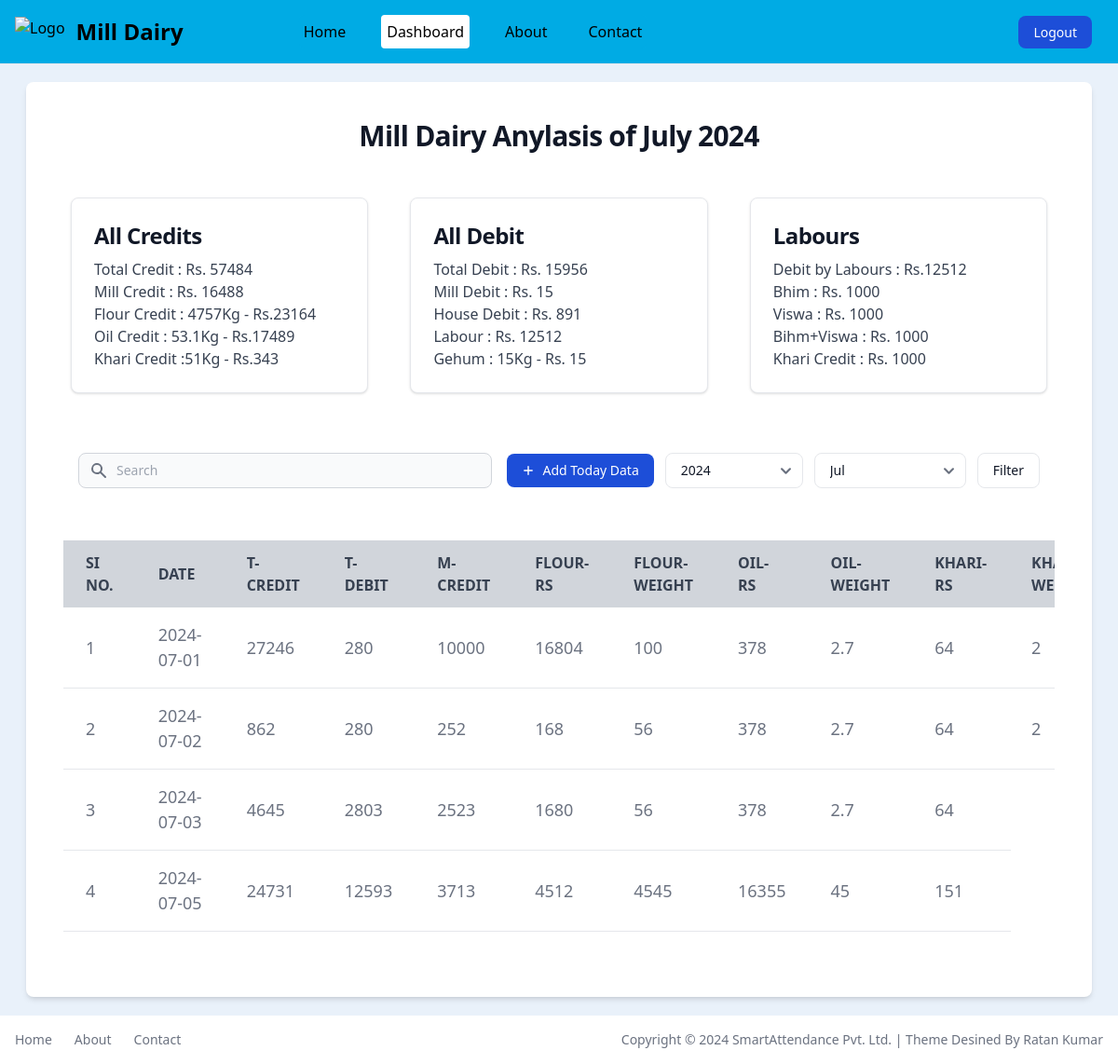
The page /dashboard (signed in) on the database its author committed.
### app.py (models this page shows, shortened)
class MillData(db.Model):
    id = db.Column(db.Integer, primary_key=True)
    user_id = db.Column(db.Integer, db.ForeignKey('user.id'), nullable=False)
    date = db.Column(db.Date, default=datetime.datetime.now)
    mill_credit = db.Column(db.Integer, nullable=False)
    flour_weight = db.Column(db.Integer, nullable=False)
    flour_rs = db.Column(db.Integer, nullable=False)
    oil_weight = db.Column(db.Integer, nullable=False)
    oil_rs = db.Column(db.Integer, nullable=False)
    khari_weight = db.Column(db.Integer, nullable=False)
    khari_rs = db.Column(db.Integer, nullable=False)
    labour_dscri = db.Column(db.String(100), nullable=False)
    labour_rs = db.Column(db.Integer, nullable=False)
    mill_debit = db.Column(db.Integer, nullable=False)
    mill_dscri = db.Column(db.String(100), nullable=False)
    home_debit = db.Column(db.Integer, nullable=False)
    home_dscri = db.Column(db.String(100), nullable=False)
    gehum_weight = db.Column(db.Integer, nullable=False)
    gehum_rs = db.Column(db.Integer, nullable=False)
    total_credit = db.Column(db.Integer, nullable=False)
    total_debit = db.Column(db.Integer, nullable=False)
    user = db.relationship('User', backref=db.backref('milldatas', lazy=True))

### app.py (the view)
@app.route('/dashboard', methods=['GET', 'POST'])
def dashboard():
    if 'email' in session:
        user = User.query.filter_by(email=session['email']).first()
        year = datetime.datetime.now().year # Give: 2024/2023..
        current_year = datetime.datetime.now().year # Give: 2024/2023..
        month = datetime.datetime.now().month # Give: 1/2/3/4/5..
        month_name = datetime.datetime.now().strftime("%B")
        if request.method == 'POST':
            year = request.form['year']
            month = request.form['month']
            year = int(year)
            month = int(month)
            month_name = datetime.datetime(year, month, 1).strftime("%B")
            mill_dairy_datas = MillData.query.filter(
            MillData.user_id == user.id,
            db.extract('year', MillData.date) == year,
            db.extract('month', MillData.date) == month
            ).all()
        else:
            mill_dairy_datas = MillData.query.filter(
            MillData.user_id == user.id,
            db.extract('year', MillData.date) == year,
            db.extract('month', MillData.date) == month
            ).all()
        total_t_credit = sum(data.total_credit for data in mill_dairy_datas)
        total_t_debit = sum(data.total_debit for data in mill_dairy_datas)
        total_m_credit = sum(data.mill_credit for data in mill_dairy_datas)
        total_flour_rs = sum(data.flour_rs for data in mill_dairy_datas)
        total_flour_weight = sum(data.flour_weight for data in mill_dairy_datas)
        total_oil_rs = sum(data.oil_rs for data in mill_dairy_datas)
        total_oil_weight = sum(data.oil_weight for data in mill_dairy_datas)
        total_khari_rs = sum(data.khari_rs for data in mill_dairy_datas)
        total_khari_weight = sum(data.khari_weight for data in mill_dairy_datas)
        total_mill_debit = sum(data.mill_debit for data in mill_dairy_datas)
        total_home_debit = sum(data.home_debit for data in mill_dairy_datas)
        total_labour_rs = sum(data.labour_rs for data in mill_dairy_datas)
        total_gehum_rs = sum(data.gehum_rs for data in mill_dairy_datas)
        total_gehum_weight = sum(data.gehum_weight for data in mill_dairy_datas)
        return render_template('dashboard.html', title='Dashboard', current_page='dashboard',
                               mill_dairy_datas=mill_dairy_datas, year=year, current_year=current_year,
                               month=month, month_name=month_name,
                               total_t_credit=total_t_credit, total_t_debit=total_t_debit,
                               total_m_credit=total_m_credit, total_flour_rs=total_flour_rs,
                               total_flour_weight=total_flour_weight, total_oil_rs=total_oil_rs,
                               total_oil_weight=total_oil_weight, total_khari_rs=total_khari_rs,
                               total_khari_weight=total_khari_weight, total_mill_debit=total_mill_debit,
                               total_home_debit=total_home_debit, total_labour_rs=total_labour_rs,
                               total_gehum_rs=total_gehum_rs, total_gehum_weight=total_gehum_weight)
    else:
        flash('You need to login first.', 'error')
        return redirect('/login')

### templates/dashboard.html (shortened to what this page needs)
{% extends 'layout.html' %}
{% block content %}
<div class="pt-[68px] w-full">
    <section class="bg-[#E9F1FA] dark:bg-gray-900 p-3 sm:p-5">
        <div class="mx-auto px-2 lg:px-2">
            <div class="bg-white dark:bg-gray-800 relative shadow-md sm:rounded-lg overflow-hidden">
                <h1 class="m-10 text-center mb-2 text-3xl font-bold tracking-tight text-gray-900 dark:text-white">Mill
                    Dairy Anylasis of {{month_name}} {{year}} </h1>
                <div class="m-1 md:m-10 flex flex-col md:flex-row md:items-center md:justify-between">
                    <div
                        class="block md:w-[30%] max-w-sm m-2 p-6 bg-white border border-gray-200 rounded-lg shadow hover:bg-gray-100 dark:bg-gray-800 dark:border-gray-700 dark:hover:bg-gray-700">
                        <h5 class="mb-2 text-2xl font-bold tracking-tight text-gray-900 dark:text-white">All Credits
                        </h5>
                        <p class="font-normal text-gray-700 dark:text-gray-400">Total Credit : Rs. {{ total_t_credit }}</p>
                        <p class="font-normal text-gray-700 dark:text-gray-400">Mill Credit : Rs. {{total_m_credit}}</p>
                        <p class="font-normal text-gray-700 dark:text-gray-400">Flour Credit : {{ total_flour_weight }}Kg - Rs.{{ total_flour_rs }}</p>
                        <p class="font-normal text-gray-700 dark:text-gray-400">Oil Credit : {{ total_oil_weight }}Kg - Rs.{{ total_oil_rs }}</p>
                        <p class="font-normal text-gray-700 dark:text-gray-400">Khari Credit :{{total_khari_weight}}Kg - Rs.{{total_khari_rs}}</p>
                    </div>
                    <div
                        class="block md:w-[30%] max-w-sm m-2 p-6 bg-white border border-gray-200 rounded-lg shadow hover:bg-gray-100 dark:bg-gray-800 dark:border-gray-700 dark:hover:bg-gray-700">
                        <h5 class="mb-2 text-2xl font-bold tracking-tight text-gray-900 dark:text-white">All Debit</h5>
                        <p class="font-normal text-gray-700 dark:text-gray-400">Total Debit : Rs. {{ total_t_debit }}</p>
                        <p class="font-normal text-gray-700 dark:text-gray-400">Mill Debit : Rs. {{ total_mill_debit }}</p>
                        <p class="font-normal text-gray-700 dark:text-gray-400">House Debit : Rs. {{ total_home_debit }}</p>
                        <p class="font-normal text-gray-700 dark:text-gray-400">Labour : Rs. {{ total_labour_rs }}</p>
                        <p class="font-normal text-gray-700 dark:text-gray-400">Gehum : {{ total_gehum_weight }}Kg - Rs. {{ total_gehum_rs }}</p>
                    </div>
                    <div
                        class="block md:w-[30%] max-w-sm m-2 p-6 bg-white border border-gray-200 rounded-lg shadow hover:bg-gray-100 dark:bg-gray-800 dark:border-gray-700 dark:hover:bg-gray-700">
                        <h5 class="mb-2 text-2xl font-bold tracking-tight text-gray-900 dark:text-white">Labours</h5>
                        <p class="font-normal text-gray-700 dark:text-gray-400">Debit by Labours : Rs.{{ total_labour_rs }}</p>
                        <p class="font-normal text-gray-700 dark:text-gray-400">Bhim : Rs. 1000</p>
                        <p class="font-normal text-gray-700 dark:text-gray-400">Viswa : Rs. 1000</p>
                        <p class="font-normal text-gray-700 dark:text-gray-400">Bihm+Viswa : Rs. 1000</p>
                        <p class="font-normal text-gray-700 dark:text-gray-400">Khari Credit : Rs. 1000</p>
                    </div>
                </div>
                <div class="m-1 md:m-10 flex flex-col md:flex-row items-center justify-between space-y-5 md:space-y-0 md:space-x-4 p-4">
                    <div class="w-full md:w-1/2">
                        <form class="flex items-center">
                            <div class="relative w-full">
                                <div class="absolute inset-y-0 left-0 flex items-center pl-3 pointer-events-none">
                                </div>
                                <input type="text" id="simple-search"
                                    class="bg-gray-50 border border-gray-300 text-gray-900 text-sm rounded-lg focus:ring-primary-500 focus:border-primary-500 block w-full pl-10 p-2 dark:bg-gray-700 dark:border-gray-600 dark:placeholder-gray-400 dark:text-white dark:focus:ring-primary-500 dark:focus:border-primary-500"
                                    placeholder="Search" required="">
                            </div>
                        </form>
                    </div>
                    <div class="w-full md:w-auto flex flex-col md:flex-row space-y-5 md:space-y-0 items-stretch md:items-center justify-end md:space-x-3 flex-shrink-0">
                        <button type="button"
                            class="flex items-center justify-center text-white bg-blue-700 hover:bg-primary-800 focus:ring-4 focus:ring-primary-300 font-medium rounded-lg text-sm px-4 py-2 dark:bg-primary-600 dark:hover:bg-primary-700 focus:outline-none dark:focus:ring-primary-800">
                            <svg class="h-3.5 w-3.5 mr-2" fill="currentColor" viewbox="0 0 20 20"
                                xmlns="http://www.w3.org/2000/svg" aria-hidden="true">
                                <path clip-rule="evenodd" fill-rule="evenodd"
                                    d="M10 3a1 1 0 011 1v5h5a1 1 0 110 2h-5v5a1 1 0 11-2 0v-5H4a1 1 0 110-2h5V4a1 1 0 011-1z" />
                            </svg>
                            <a href="/add_new_data">Add Today Data</a>
                        </button>
                        <form action="/dashboard" method="post">
                            <div class="flex items-center space-x-3 w-full md:w-auto">
                                <select name="year" required=""
                                    class="w-full md:w-auto flex items-center justify-center py-2 px-4 text-sm font-medium text-gray-900 focus:outline-none bg-white rounded-lg border border-gray-200 hover:bg-gray-100 hover:text-primary-700 focus:z-10 focus:ring-4 focus:ring-gray-200 dark:focus:ring-gray-700 dark:bg-gray-800 dark:text-gray-400 dark:border-gray-600 dark:hover:text-white dark:hover:bg-gray-700">
                                    {% for y in range(2017, current_year + 1) %}
                                    <option value="{{ y }}" {% if y==year %}selected{% endif %}>
                                        {{ y }}
                                    </option>
                                    {% endfor %}
                                </select>
                                <select name="month" required=""
                                    class="w-full md:w-auto flex items-center justify-center py-2 px-4 text-sm font-medium text-gray-900 focus:outline-none bg-white rounded-lg border border-gray-200 hover:bg-gray-100 hover:text-primary-700 focus:z-10 focus:ring-4 focus:ring-gray-200 dark:focus:ring-gray-700 dark:bg-gray-800 dark:text-gray-400 dark:border-gray-600 dark:hover:text-white dark:hover:bg-gray-700">
                                    <option value="7" {% if 7==month %}selected{% endif %}>Jul</option>
                                </select>
                                <button type="submit"
                                    class="w-full md:w-auto flex items-center justify-center py-2 px-4 text-sm font-medium text-gray-900 focus:outline-none bg-white rounded-lg border border-gray-200 hover:bg-gray-100 hover:text-primary-700 focus:z-10 focus:ring-4 focus:ring-gray-200 dark:focus:ring-gray-700 dark:bg-gray-800 dark:text-gray-400 dark:border-gray-600 dark:hover:text-white dark:hover:bg-gray-700">
                                    Filter
                                </button>
                            </div>
                        </form>
                    </div>
                </div>
                <div class="overflow-x-auto m-2 md:m-10 h-[450px]">
                    <table class="w-full text-left text-gray-500 dark:text-gray-400">
                        <thead class="text-gray-700 uppercase bg-gray-300 dark:bg-gray-700 dark:text-gray-400 sticky top-0 z-50">
                            <tr>
                                <th scope="col" class="px-6 py-3"> SI No.</th>
                                <th scope="col" class="px-6 py-3"> Date </th>
                                <th scope="col" class="px-6 py-3">T-Credit </th>
                                <th scope="col" class="px-6 py-3">T-Debit </th>
                                <th scope="col" class="px-6 py-3">M-Credit</th>
                                <th scope="col" class="px-6 py-3">Flour-Rs</th>
                                <th scope="col" class="px-6 py-3">Flour-weight</th>
                                <th scope="col" class="px-6 py-3">Oil-Rs</th>
                                <th scope="col" class="px-6 py-3">Oil-weight</th>
                                <th scope="col" class="px-6 py-3">Khari-Rs</th>
                                <th scope="col" class="px-6 py-3">Khari-weight</th>
                            </tr>
                        </thead>
                        <tbody class="text-[18px]">
                            {% for mill_dairy_data in mill_dairy_datas %}
                            <tr class="bg-white border-b dark:bg-gray-800 dark:border-gray-700">
                                <td class="px-6 py-4">{{ loop.index }}</td>
                                <td class="px-6 py-4">{{ mill_dairy_data.date }}</td>
                                <td class="px-6 py-4">{{ mill_dairy_data.total_credit }}</td>
                                <td class="px-6 py-4">{{ mill_dairy_data.total_debit }}</td>
                                <td class="px-6 py-4">{{ mill_dairy_data.mill_credit }}</td>
                                <td class="px-6 py-4">{{ mill_dairy_data.flour_rs }}</td>
                                <td class="px-6 py-4">{{ mill_dairy_data.flour_weight }}</td>
                                <td class="px-6 py-4">{{ mill_dairy_data.oil_rs }}</td>
                                <td class="px-6 py-4">{{ mill_dairy_data.oil_weight }}</td>
                                <td class="px-6 py-4">{{ mill_dairy_data.khari_rs }}</td>
                                <td class="px-6 py-4">{{ mill_dairy_data.khari_weight }}</td>
                            </tr>
                            {% endfor %}
                        </tbody>
                    </table>
                </div>
            </div>
        </div>
    </section>
</div>
{% endblock %}

### rows shown on the page
MillData: date "2024-07-01", total_credit "27246", total_debit "280", mill_credit "10000", flour_rs "16804", flour_weight "100", oil_rs "378", oil_weight "2.7", khari_rs "64", khari_weight "2"
MillData: date "2024-07-02", total_credit "862", total_debit "280", mill_credit "252", flour_rs "168", flour_weight "56", oil_rs "378", oil_weight "2.7", khari_rs "64", khari_weight "2"
MillData: date "2024-07-03", total_credit "4645", total_debit "2803", mill_credit "2523", flour_rs "1680", flour_weight "56", oil_rs "378", oil_weight "2.7", khari_rs "64"
MillData: date "2024-07-05", total_credit "24731", total_debit "12593", mill_credit "3713", flour_rs "4512", flour_weight "4545", oil_rs "16355", oil_weight "45", khari_rs "151"

### other values the page prints
{{ total_t_credit }} "57484"
{{ total_m_credit }} "16488"
{{ total_flour_weight }} "4757"
{{ total_flour_rs }} "23164"
{{ total_oil_weight }} "53.1"
{{ total_oil_rs }} "17489"
{{ total_khari_weight }} "51"
{{ total_khari_rs }} "343"
{{ total_t_debit }} "15956"
{{ total_mill_debit }} "15"
{{ total_home_debit }} "891"
{{ total_labour_rs }} "12512"
{{ total_gehum_weight }} "15"
{{ total_gehum_rs }} "15"
form field year "2024"
